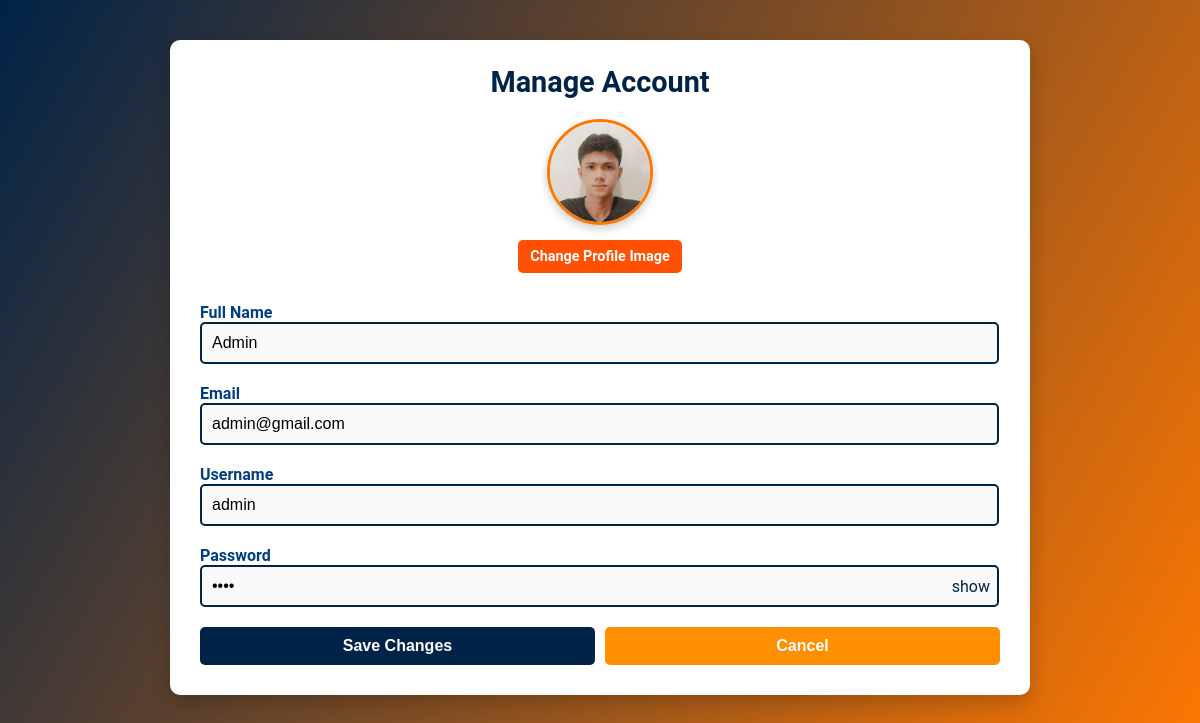
Screenshot of /user_manage_account.php (signed in) with the database file from the repository.
### tables this page shows
CREATE TABLE `users` (
  `user_id` int(11) NOT NULL,
  `full_name` varchar(100) NOT NULL,
  `email` varchar(150) NOT NULL,
  `username` varchar(50) NOT NULL,
  `password` varchar(50) NOT NULL,
  `image` varchar(255) NOT NULL DEFAULT 'default.png',
  `user_type` enum('a','u') DEFAULT 'u',
  `created_at` timestamp NOT NULL DEFAULT current_timestamp(),
  `updated_at` timestamp NOT NULL DEFAULT current_timestamp() ON UPDATE current_timestamp()
);

### user_manage_account.php (the view, shortened to what this page needs)
<?php
require_once 'server/connection.php';
$user_id = $_SESSION['user_id'];
$query = "SELECT full_name, email, username, password, image FROM users WHERE user_id = ?";
$stmt = $conn->prepare($query);
$stmt->bind_param("i", $user_id);
$stmt->execute();
$result = $stmt->get_result();
if ($result->num_rows > 0) {
    $user = $result->fetch_assoc();
} else {
    echo "User not found.";
    exit;
}
?>
<!DOCTYPE html>
<html lang="en">
<head>
    <link rel="stylesheet" href="css/manageAccount.css">
</head>
<body>
    <div class="container">
        <div class="header">
            <h1>Manage Account</h1>
        </div>
        <div class="profile-image">
            <img src="image/<?php echo htmlspecialchars($user['image']); ?>" alt="Profile Picture" id="profilePreview">
            <label for="profileImage">Change Profile Image</label>
        </div>
        <form id="accountForm" action="user_update_account.php" method="POST" enctype="multipart/form-data">
            <div>
                <label for="fullName">Full Name</label>
                <input type="text" id="fullName" name="fullName" value="<?php echo htmlspecialchars($user['full_name']); ?>" required>
            </div>
            <div>
                <label for="email">Email</label>
                <input type="email" id="email" name="email" value="<?php echo htmlspecialchars($user['email']); ?>" required>
            </div>
            <div>
                <label for="username">Username</label>
                <input type="username" id="username" name="username" value="<?php echo htmlspecialchars($user['username']); ?>" required>
            </div>
            <div>
                <label for="password">Password</label>
                <div style="position: relative; display: inline-block; width: 100%;">
                    <input type="password" id="password" name="password"  value="<?php echo htmlspecialchars($user['password']); ?>">
                    <span id="togglePassword" style="position: absolute; right: 10px; top: 50%; transform: translateY(-50%); cursor: pointer;">
                        show
                    </span>
                </div>
            </div>
            <div class="form-actions">
                <button type="submit">Save Changes</button>
                <button type="button" class="cancel-btn" onclick="window.location.href='user_page.php'">Cancel</button>
            </div>
        </form>
    </div>
</body>
</html>

### css/manageAccount.css (style rules this page uses)
body { margin: 0; padding: 0; font-family: 'Roboto', sans-serif; background: linear-gradient(120deg, #002347, #FD7702); color: #fff; }
.container { width: 90%; max-width: 800px; margin: 40px auto; padding: 30px; background: #fff; border-radius: 10px; box-shadow: 0 8px 20px rgba(0, 0, 0, 0.2); color: #002347; }
.header h1 { text-align: center; color: #002347; font-size: 1.8rem; margin-top: -5px; margin-bottom: 20px; }
form { display: flex; flex-direction: column; gap: 20px; }
form label { font-size: 1rem; font-weight: bold; color: #003F7D; }
form input, form select { width: 100%; max-width: 775px; padding: 10px; font-size: 1rem; border: 2px solid #002347; border-radius: 5px; outline: none; background: #f9f9f9; transition: border-color 0.3s; }
.profile-image { display: flex; flex-direction: column; align-items: center; gap: 15px; margin-bottom: 30px; }
.profile-image img { width: 100px; height: 100px; object-fit: cover; border-radius: 50%; border: 3px solid #FD7702; box-shadow: 0 4px 10px rgba(0, 0, 0, 0.2); }
.profile-image label { background-color: #FF5003; border: none; padding: 8px 12px; color: #fff; font-size: 0.9rem; font-weight: bold; border-radius: 5px; cursor: pointer; transition: background-color 0.3s; }
.form-actions { display: flex; justify-content: space-between; gap: 10px; }
.form-actions button { flex: 1; padding: 10px; font-size: 1rem; font-weight: bold; border-radius: 5px; border: none; cursor: pointer; transition: background-color 0.3s; }
.form-actions button[type="submit"] { background-color: #002347; color: #fff; }
.form-actions .cancel-btn { background-color: #FF8E00; color: #fff; }

### rows the page displays
users: image (picture), fullName "Admin", email "admin@gmail.com", username "admin"
